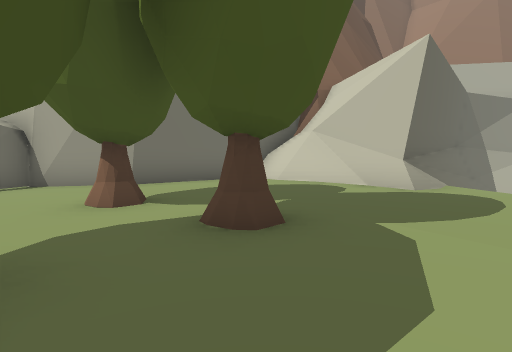
[1] (above)

17 first-person views from a walk through a 3-D level made in the Unity game engine. The camera is 1.2 m above the floor, tilts 4° down and sees 80° across. Doors are open. The floor is counted in squares, 2 m on a side. Each view is taken from the middle of a square. On the plan, view 1 faces up. The plan holds only what a view shows up to about 9 squares ahead; the rest is blank. The place goes on beyond the plan. The player is left out.

[2]
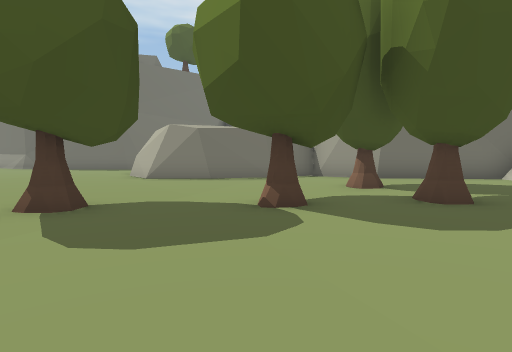

[3]
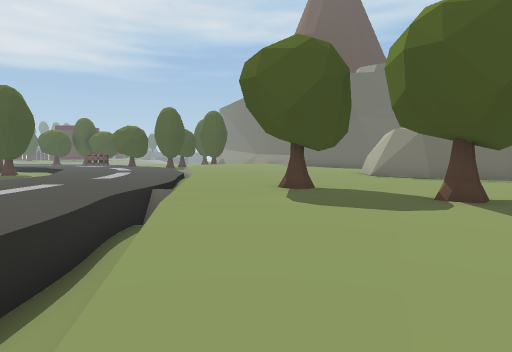

[4]
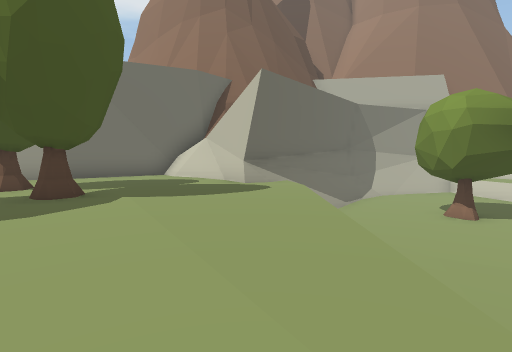

[5]
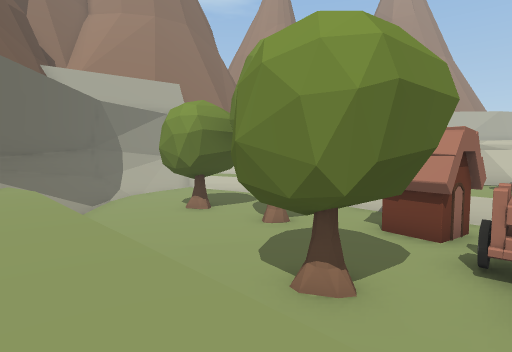

[6]
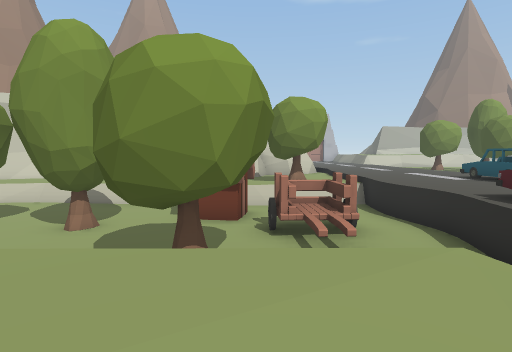

[7]
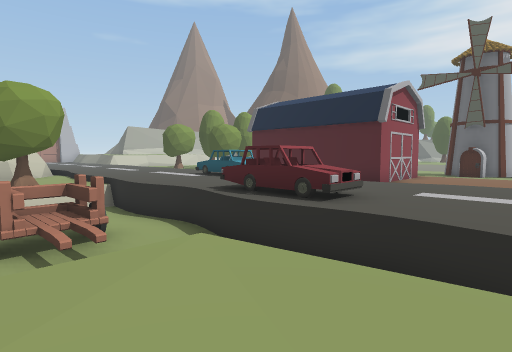

[8]
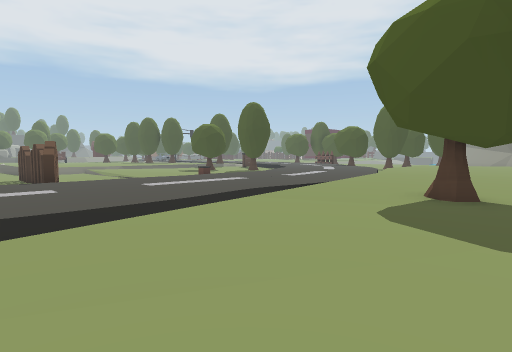

[9]
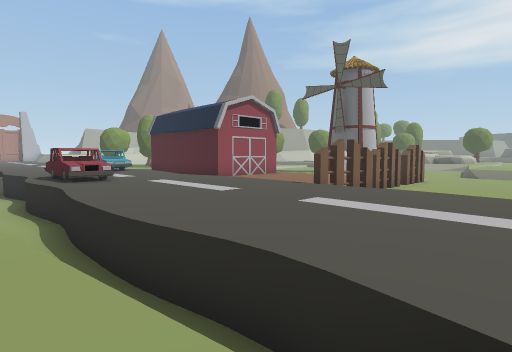

[10]
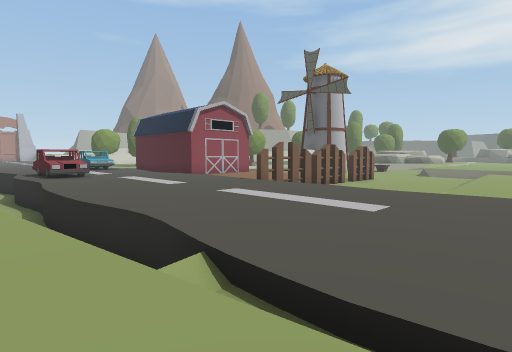

[11]
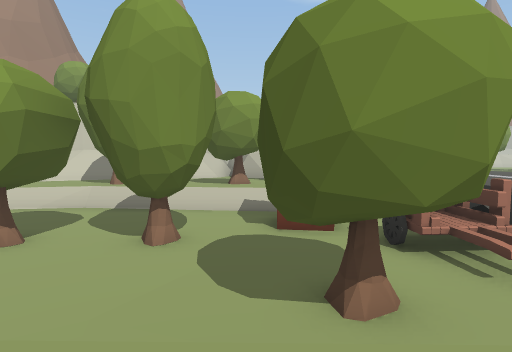

[12]
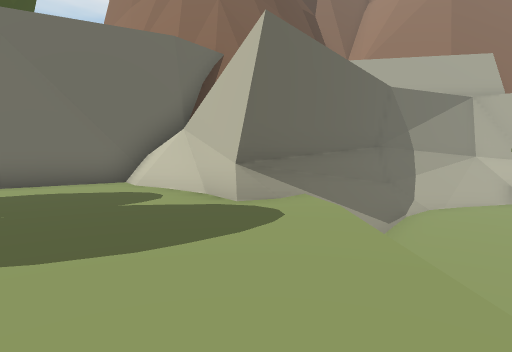

[13]
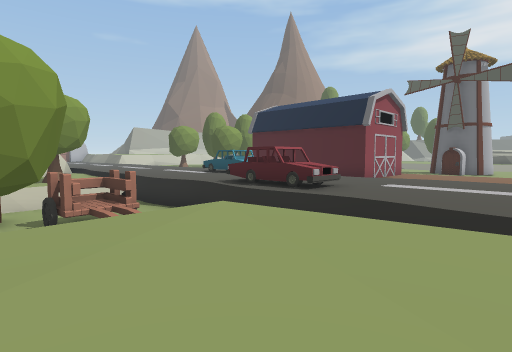

[14]
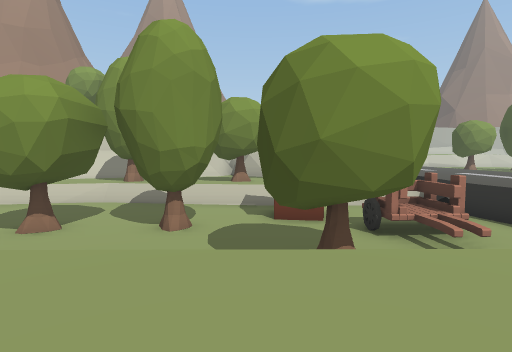

[15]
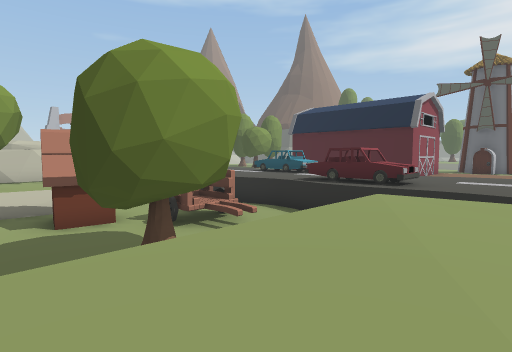

[16]
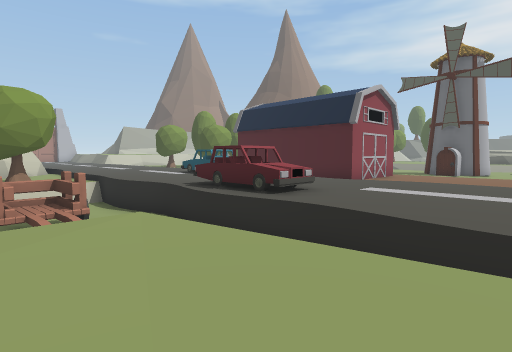

[17]
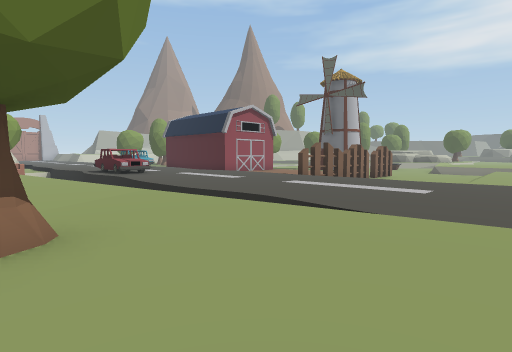

### Floor plan
Key: @ floor where view 1 was taken; # wall or solid block; . main floor; - floor 0.25 m lower than the main floor; _ floor 0.5 m lower than the main floor; < floor 0.75 m lower than the main floor; ( floor 1 m lower than the main floor; ! floor 1.5 m lower than the main floor; ? floor 1.75 m lower than the main floor; / step, stairs or slope; = window, fence, low wall or low ledge; ^ raised ledge; v drop or lower ground; T thing the floor can be seen under or through; O other object.
Columns run from 6 left of view 1 to 14 right of it. Each row starts with its distance up from view 1.
 10             ##=
  9            ##=
  8     ####  ##=??!!v
  7  ####..####=???!!v_
  6  ##.....### ?????v_
  5 ##........= ??O??v_O
  4 #...O.....= ?????v
  3 #.....O...= ??OO?v_
  2 ..-.......= ?????v_O
  1 ..-.O.....= ???##=_<
  0 ......@...= O??##=_<<
 -1 ...O......  ?#TT#=_<<
 -2 ..........  ==^T?v_O
 -3 ......==    #=TT?v O
 -4 -_v==TT TTTTT TTv#
 -5 -----------OOO----
 -6 -----------OO ----
 -7 ------------   ---
 -8 -------------  OOO
 -9 --//--O----<<
-10       O
-11       O
-12  </<< O
-13  </<<<O
-14  <<<(

Where each view was taken, in squares from view 1:
view 1: 0 up, 0 right, facing up
view 2: 2 down, 1 right, facing up-left
view 3: 2 down, 3 right, facing left
view 4: 2 down, 3 right, facing up
view 5: 2 down, 3 right, facing up-right
view 6: 1 down, 2 right, facing right
view 7: 1 down, 2 right, facing down-right
view 8: 0 up, 2 right, facing down-left
view 9: 3 down, 4 left, facing down-right
view 10: 3 down, 6 left, facing down-right
view 11: 1 up, 3 right, facing right
view 12: 1 up, 3 right, facing up
view 13: 0 up, 1 right, facing down-right
view 14: 1 up, 2 right, facing right
view 15: 2 up, 2 right, facing down-right
view 16: 1 down, 1 right, facing down-right
view 17: 1 down, 6 left, facing down-right
